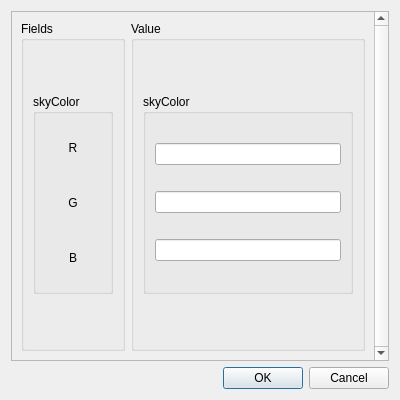
<?xml version="1.0" encoding="UTF-8"?>
<ui version="4.0">
 <class>Dialog</class>
 <widget class="QDialog" name="Dialog">
  <property name="enabled">
   <bool>true</bool>
  </property>
  <property name="geometry">
   <rect>
    <x>0</x>
    <y>0</y>
    <width>400</width>
    <height>400</height>
   </rect>
  </property>
  <property name="minimumSize">
   <size>
    <width>400</width>
    <height>400</height>
   </size>
  </property>
  <property name="maximumSize">
   <size>
    <width>400</width>
    <height>400</height>
   </size>
  </property>
  <property name="mouseTracking">
   <bool>false</bool>
  </property>
  <property name="acceptDrops">
   <bool>false</bool>
  </property>
  <property name="windowTitle">
   <string>Background Node Dialogue</string>
  </property>
  <property name="accessibleDescription">
   <string/>
  </property>
  <property name="sizeGripEnabled">
   <bool>false</bool>
  </property>
  <layout class="QVBoxLayout" name="verticalLayout_2">
   <item>
    <widget class="QScrollArea" name="scrollArea">
     <property name="accessibleDescription">
      <string/>
     </property>
     <property name="verticalScrollBarPolicy">
      <enum>Qt::ScrollBarAlwaysOn</enum>
     </property>
     <property name="horizontalScrollBarPolicy">
      <enum>Qt::ScrollBarAlwaysOff</enum>
     </property>
     <property name="widgetResizable">
      <bool>true</bool>
     </property>
     <widget class="QWidget" name="scrollAreaWidgetContents_2">
      <property name="geometry">
       <rect>
        <x>0</x>
        <y>0</y>
        <width>358</width>
        <height>334</height>
       </rect>
      </property>
      <layout class="QGridLayout" name="gridLayout">
       <item row="0" column="0">
        <layout class="QHBoxLayout" name="horizontalLayout">
         <item>
          <widget class="QGroupBox" name="groupBox">
           <property name="title">
            <string>Fields</string>
           </property>
           <property name="flat">
            <bool>false</bool>
           </property>
           <layout class="QVBoxLayout" name="verticalLayout_4">
            <item>
             <widget class="QGroupBox" name="groupBox_3">
              <property name="minimumSize">
               <size>
                <width>80</width>
                <height>200</height>
               </size>
              </property>
              <property name="maximumSize">
               <size>
                <width>80</width>
                <height>200</height>
               </size>
              </property>
              <property name="title">
               <string>skyColor</string>
              </property>
              <layout class="QVBoxLayout" name="verticalLayout_10">
               <item>
                <widget class="QLabel" name="label">
                 <property name="text">
                  <string>R</string>
                 </property>
                 <property name="alignment">
                  <set>Qt::AlignCenter</set>
                 </property>
                </widget>
               </item>
               <item>
                <widget class="QLabel" name="label_2">
                 <property name="text">
                  <string>G</string>
                 </property>
                 <property name="alignment">
                  <set>Qt::AlignCenter</set>
                 </property>
                </widget>
               </item>
               <item>
                <widget class="QLabel" name="label_3">
                 <property name="text">
                  <string>B</string>
                 </property>
                 <property name="alignment">
                  <set>Qt::AlignCenter</set>
                 </property>
                </widget>
               </item>
              </layout>
             </widget>
            </item>
           </layout>
          </widget>
         </item>
         <item>
          <widget class="QGroupBox" name="groupBox_2">
           <property name="title">
            <string>Value</string>
           </property>
           <property name="flat">
            <bool>false</bool>
           </property>
           <layout class="QVBoxLayout" name="verticalLayout">
            <item>
             <widget class="QGroupBox" name="groupBox_4">
              <property name="minimumSize">
               <size>
                <width>0</width>
                <height>200</height>
               </size>
              </property>
              <property name="maximumSize">
               <size>
                <width>16777215</width>
                <height>200</height>
               </size>
              </property>
              <property name="title">
               <string>skyColor</string>
              </property>
              <layout class="QVBoxLayout" name="verticalLayout_9">
               <item>
                <widget class="QLineEdit" name="skycolor_rLineEdit"/>
               </item>
               <item>
                <widget class="QLineEdit" name="skycolor_gLineEdit"/>
               </item>
               <item>
                <widget class="QLineEdit" name="skycolor_bLineEdit"/>
               </item>
              </layout>
             </widget>
            </item>
           </layout>
          </widget>
         </item>
        </layout>
       </item>
      </layout>
     </widget>
    </widget>
   </item>
   <item>
    <widget class="QDialogButtonBox" name="buttonBox">
     <property name="orientation">
      <enum>Qt::Horizontal</enum>
     </property>
     <property name="standardButtons">
      <set>QDialogButtonBox::Cancel|QDialogButtonBox::Ok</set>
     </property>
    </widget>
   </item>
  </layout>
 </widget>
 <resources/>
 <connections>
  <connection>
   <sender>buttonBox</sender>
   <signal>accepted()</signal>
   <receiver>Dialog</receiver>
   <slot>accept()</slot>
   <hints>
    <hint type="sourcelabel">
     <x>248</x>
     <y>254</y>
    </hint>
    <hint type="destinationlabel">
     <x>157</x>
     <y>274</y>
    </hint>
   </hints>
  </connection>
  <connection>
   <sender>buttonBox</sender>
   <signal>rejected()</signal>
   <receiver>Dialog</receiver>
   <slot>reject()</slot>
   <hints>
    <hint type="sourcelabel">
     <x>316</x>
     <y>260</y>
    </hint>
    <hint type="destinationlabel">
     <x>286</x>
     <y>274</y>
    </hint>
   </hints>
  </connection>
 </connections>
</ui>
